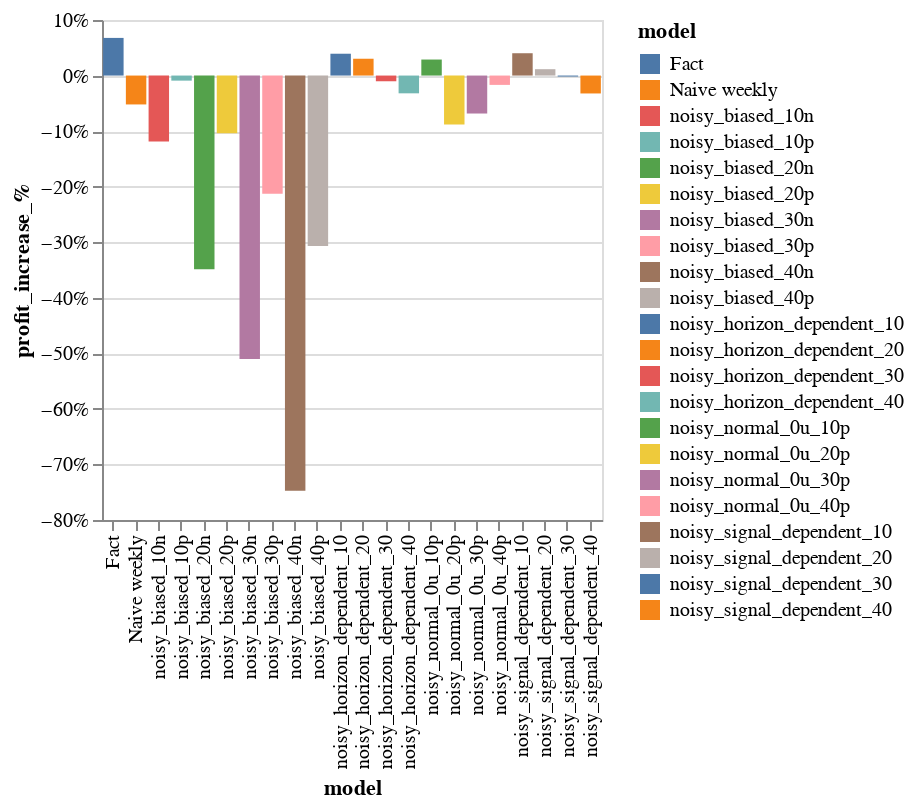

The notebook cell saved with this chart:
### Code cell
alt.Chart(all_items_eval.reset_index()).mark_bar().encode(
    x=alt.X('model:N',scale=alt.Scale(zero=False)),
    y=alt.Y('profit_increase_%:Q',scale=alt.Scale(zero=True),axis=alt.Axis(format='%')),
    color=alt.Color('model:N')
).properties(width=250, height=250)#.interactive()

### Figure 1 — Vega-Lite specification as saved in the notebook (floating-point values rounded to 4 significant figures)
{"config": {"view": {"continuousWidth": 400, "continuousHeight": 300}}, "data": {"name": "data-2d0afa6ea97ae5755e412497eac4114e"}, "mark": "bar", "encoding": {"color": {"type": "nominal", "field": "model"}, "x": {"type": "nominal", "field": "model", "scale": {"zero": false}}, "y": {"type": "quantitative", "axis": {"format": "%"}, "field": "profit_increase_%", "scale": {"zero": true}}}, "height": 250, "width": 250, "$schema": "https://vega.github.io/schema/vega-lite/v4.8.1.json", "datasets": {"data-2d0afa6ea97ae5755e412497eac4114e": [{"model": "Fact", "value": 456100.0, "time_since_prediction": 0.0, "sell_price": 186.0, "daily_revenue": 661500.0, "disount": 0.1222, "sell_price_w_disount": 163.3, "value_increase": 46.2, "value_w_disount": 625300.0, "daily_revenue_w_disount": 786200.0, "daily_profit": 396900.0, "daily_profit_w_disount": 423800.0, "value_fact": 456100.0, "daily_profit_fact": 396900.0, "value_w_disount_fact": 625300.0, "daily_profit_w_disount_fact": 423800.0, "inventory_left": 0.0, "final_profit_w_discount": 423800.0, "final_profit_base_price": 396900.0, "profit_increase_%": 0.06776}, {"model": "Naive weekly", "value": 459100.0, "time_since_prediction": 0.0, "sell_price": 186.0, "daily_revenue": 665700.0, "disount": 0.1198, "sell_price_w_disount": 163.7, "value_increase": 45.3, "value_w_disount": 624300.0, "daily_revenue_w_disount": 789800.0, "daily_profit": 399400.0, "daily_profit_w_disount": 427800.0, "value_fact": 456100.0, "daily_profit_fact": 396900.0, "value_w_disount_fact": 621200.0, "daily_profit_w_disount_fact": 424700.0, "inventory_left": 3101.0, "final_profit_w_discount": 376200.0, "final_profit_base_price": 343200.0, "profit_increase_%": -0.052}, {"model": "noisy_biased_10n", "value": 410500.0, "time_since_prediction": 0.0, "sell_price": 186.0, "daily_revenue": 595300.0, "disount": 0.1103, "sell_price_w_disount": 165.4, "value_increase": 41.7, "value_w_disount": 544400.0, "daily_revenue_w_disount": 700800.0, "daily_profit": 357200.0, "daily_profit_w_disount": 384900.0, "value_fact": 456100.0, "daily_profit_fact": 396900.0, "value_w_disount_fact": 604800.0, "daily_profit_w_disount_fact": 427700.0, "inventory_left": -60480.0, "final_profit_w_discount": 349800.0, "final_profit_base_price": 309100.0, "profit_increase_%": -0.1186}, {"model": "noisy_biased_10p", "value": 501700.0, "time_since_prediction": 0.0, "sell_price": 186.0, "daily_revenue": 727600.0, "disount": 0.1095, "sell_price_w_disount": 165.6, "value_increase": 41.4, "value_w_disount": 667300.0, "daily_revenue_w_disount": 858200.0, "daily_profit": 436600.0, "daily_profit_w_disount": 471300.0, "value_fact": 456100.0, "daily_profit_fact": 396900.0, "value_w_disount_fact": 606600.0, "daily_profit_w_disount_fact": 428400.0, "inventory_left": 60660.0, "final_profit_w_discount": 393200.0, "final_profit_base_price": 361700.0, "profit_increase_%": -0.00915}, {"model": "noisy_biased_20n", "value": 364900.0, "time_since_prediction": 0.0, "sell_price": 186.0, "daily_revenue": 529200.0, "disount": 0.1357, "sell_price_w_disount": 160.7, "value_increase": 51.3, "value_w_disount": 507000.0, "daily_revenue_w_disount": 626400.0, "daily_profit": 317500.0, "daily_profit_w_disount": 332100.0, "value_fact": 456100.0, "daily_profit_fact": 396900.0, "value_w_disount_fact": 633800.0, "daily_profit_w_disount_fact": 415100.0, "inventory_left": -126800.0, "final_profit_w_discount": 258500.0, "final_profit_base_price": 212900.0, "profit_increase_%": -0.3487}, {"model": "noisy_biased_20p", "value": 547300.0, "time_since_prediction": 0.0, "sell_price": 186.0, "daily_revenue": 793800.0, "disount": 0.1119, "sell_price_w_disount": 165.2, "value_increase": 42.3, "value_w_disount": 729100.0, "daily_revenue_w_disount": 934300.0, "daily_profit": 476300.0, "daily_profit_w_disount": 511300.0, "value_fact": 456100.0, "daily_profit_fact": 396900.0, "value_w_disount_fact": 607600.0, "daily_profit_w_disount_fact": 426100.0, "inventory_left": 121500.0, "final_profit_w_discount": 355600.0, "final_profit_base_price": 326400.0, "profit_increase_%": -0.104}, {"model": "noisy_biased_30n", "value": 319300.0, "time_since_prediction": 0.0, "sell_price": 186.0, "daily_revenue": 463000.0, "disount": 0.1103, "sell_price_w_disount": 165.5, "value_increase": 41.7, "value_w_disount": 426600.0, "daily_revenue_w_disount": 547800.0, "daily_profit": 277800.0, "daily_profit_w_disount": 300400.0, "value_fact": 456100.0, "daily_profit_fact": 396900.0, "value_w_disount_fact": 609500.0, "daily_profit_w_disount_fact": 429200.0, "inventory_left": -182800.0, "final_profit_w_discount": 194400.0, "final_profit_base_price": 131800.0, "profit_increase_%": -0.5102}, {"model": "noisy_biased_30p", "value": 592900.0, "time_since_prediction": 0.0, "sell_price": 186.0, "daily_revenue": 859900.0, "disount": 0.1127, "sell_price_w_disount": 165.1, "value_increase": 42.6, "value_w_disount": 795400.0, "daily_revenue_w_disount": 1006000.0, "daily_profit": 515900.0, "daily_profit_w_disount": 544500.0, "value_fact": 456100.0, "daily_profit_fact": 396900.0, "value_w_disount_fact": 611800.0, "daily_profit_w_disount_fact": 418900.0, "inventory_left": 183500.0, "final_profit_w_discount": 312400.0, "final_profit_base_price": 290400.0, "profit_increase_%": -0.2128}, {"model": "noisy_biased_40n", "value": 273700.0, "time_since_prediction": 0.0, "sell_price": 186.0, "daily_revenue": 396900.0, "disount": 0.1325, "sell_price_w_disount": 161.3, "value_increase": 50.1, "value_w_disount": 382700.0, "daily_revenue_w_disount": 470200.0, "daily_profit": 238100.0, "daily_profit_w_disount": 248200.0, "value_fact": 456100.0, "daily_profit_fact": 396900.0, "value_w_disount_fact": 637900.0, "daily_profit_w_disount_fact": 413700.0, "inventory_left": -255200.0, "final_profit_w_discount": 100200.0, "final_profit_base_price": 26930.0, "profit_increase_%": -0.7475}, {"model": "noisy_biased_40p", "value": 638500.0, "time_since_prediction": 0.0, "sell_price": 186.0, "daily_revenue": 926100.0, "disount": 0.1111, "sell_price_w_disount": 165.4, "value_increase": 42.0, "value_w_disount": 861000.0, "daily_revenue_w_disount": 1084000.0, "daily_profit": 555600.0, "daily_profit_w_disount": 584700.0, "value_fact": 456100.0, "daily_profit_fact": 396900.0, "value_w_disount_fact": 615000.0, "daily_profit_w_disount_fact": 417600.0, "inventory_left": 246000.0, "final_profit_w_discount": 275100.0, "final_profit_base_price": 254300.0, "profit_increase_%": -0.3069}, {"model": "noisy_horizon_dependent_10", "value": 455500.0, "time_since_prediction": 63500.0, "sell_price": 186.0, "daily_revenue": 660700.0, "disount": 0.1198, "sell_price_w_disount": 163.8, "value_increase": 45.3, "value_w_disount": 622400.0, "daily_revenue_w_disount": 784000.0, "daily_profit": 396400.0, "daily_profit_w_disount": 423100.0, "value_fact": 456100.0, "daily_profit_fact": 396900.0, "value_w_disount_fact": 623400.0, "daily_profit_w_disount_fact": 423500.0, "inventory_left": -995.5, "final_profit_w_discount": 412500.0, "final_profit_base_price": 384500.0, "profit_increase_%": 0.03929}, {"model": "noisy_horizon_dependent_20", "value": 454400.0, "time_since_prediction": 63500.0, "sell_price": 186.0, "daily_revenue": 658700.0, "disount": 0.1127, "sell_price_w_disount": 165.0, "value_increase": 42.6, "value_w_disount": 608100.0, "daily_revenue_w_disount": 779100.0, "daily_profit": 395200.0, "daily_profit_w_disount": 426500.0, "value_fact": 456100.0, "daily_profit_fact": 396900.0, "value_w_disount_fact": 610200.0, "daily_profit_w_disount_fact": 428300.0, "inventory_left": -2088.0, "final_profit_w_discount": 408900.0, "final_profit_base_price": 375700.0, "profit_increase_%": 0.03028}, {"model": "noisy_horizon_dependent_30", "value": 461700.0, "time_since_prediction": 63500.0, "sell_price": 186.0, "daily_revenue": 669500.0, "disount": 0.1143, "sell_price_w_disount": 164.8, "value_increase": 43.2, "value_w_disount": 622500.0, "daily_revenue_w_disount": 789300.0, "daily_profit": 401700.0, "daily_profit_w_disount": 428600.0, "value_fact": 456100.0, "daily_profit_fact": 396900.0, "value_w_disount_fact": 614300.0, "daily_profit_w_disount_fact": 423900.0, "inventory_left": 8290.0, "final_profit_w_discount": 392800.0, "final_profit_base_price": 363600.0, "profit_increase_%": -0.01027}, {"model": "noisy_horizon_dependent_40", "value": 458700.0, "time_since_prediction": 63500.0, "sell_price": 186.0, "daily_revenue": 665500.0, "disount": 0.1167, "sell_price_w_disount": 164.3, "value_increase": 44.1, "value_w_disount": 616900.0, "daily_revenue_w_disount": 787900.0, "daily_profit": 399300.0, "daily_profit_w_disount": 429900.0, "value_fact": 456100.0, "daily_profit_fact": 396900.0, "value_w_disount_fact": 613600.0, "daily_profit_w_disount_fact": 427300.0, "inventory_left": 3359.0, "final_profit_w_discount": 384200.0, "final_profit_base_price": 349900.0, "profit_increase_%": -0.03199}, {"model": "noisy_normal_0u_10p", "value": 444700.0, "time_since_prediction": 0.0, "sell_price": 186.0, "daily_revenue": 644900.0, "disount": 0.1127, "sell_price_w_disount": 165.0, "value_increase": 42.6, "value_w_disount": 594600.0, "daily_revenue_w_disount": 762200.0, "daily_profit": 386900.0, "daily_profit_w_disount": 417200.0, "value_fact": 456100.0, "daily_profit_fact": 396900.0, "value_w_disount_fact": 609900.0, "daily_profit_w_disount_fact": 427900.0, "inventory_left": -15300.0, "final_profit_w_discount": 408300.0, "final_profit_base_price": 374700.0, "profit_increase_%": 0.02884}, {"model": "noisy_normal_0u_20p", "value": 538300.0, "time_since_prediction": 0.0, "sell_price": 186.0, "daily_revenue": 780700.0, "disount": 0.1159, "sell_price_w_disount": 164.4, "value_increase": 43.8, "value_w_disount": 722400.0, "daily_revenue_w_disount": 921700.0, "daily_profit": 468400.0, "daily_profit_w_disount": 502600.0, "value_fact": 456100.0, "daily_profit_fact": 396900.0, "value_w_disount_fact": 612100.0, "daily_profit_w_disount_fact": 425900.0, "inventory_left": 110400.0, "final_profit_w_discount": 361800.0, "final_profit_base_price": 332900.0, "profit_increase_%": -0.08827}, {"model": "noisy_normal_0u_30p", "value": 519600.0, "time_since_prediction": 0.0, "sell_price": 186.0, "daily_revenue": 753500.0, "disount": 0.1254, "sell_price_w_disount": 162.6, "value_increase": 47.4, "value_w_disount": 707900.0, "daily_revenue_w_disount": 889200.0, "daily_profit": 452100.0, "daily_profit_w_disount": 478400.0, "value_fact": 456100.0, "daily_profit_fact": 396900.0, "value_w_disount_fact": 621400.0, "daily_profit_w_disount_fact": 419900.0, "inventory_left": 86500.0, "final_profit_w_discount": 369800.0, "final_profit_base_price": 346700.0, "profit_increase_%": -0.06834}, {"model": "noisy_normal_0u_40p", "value": 492100.0, "time_since_prediction": 0.0, "sell_price": 186.0, "daily_revenue": 713700.0, "disount": 0.1294, "sell_price_w_disount": 161.9, "value_increase": 48.9, "value_w_disount": 680600.0, "daily_revenue_w_disount": 847500.0, "daily_profit": 428200.0, "daily_profit_w_disount": 452200.0, "value_fact": 456100.0, "daily_profit_fact": 396900.0, "value_w_disount_fact": 630800.0, "daily_profit_w_disount_fact": 419100.0, "inventory_left": 49790.0, "final_profit_w_discount": 390200.0, "final_profit_base_price": 368000.0, "profit_increase_%": -0.01681}, {"model": "noisy_signal_dependent_10", "value": 455500.0, "time_since_prediction": 0.0, "sell_price": 186.0, "daily_revenue": 660700.0, "disount": 0.1214, "sell_price_w_disount": 163.4, "value_increase": 45.9, "value_w_disount": 622600.0, "daily_revenue_w_disount": 784600.0, "daily_profit": 396400.0, "daily_profit_w_disount": 423500.0, "value_fact": 456100.0, "daily_profit_fact": 396900.0, "value_w_disount_fact": 623600.0, "daily_profit_w_disount_fact": 423900.0, "inventory_left": -1003.0, "final_profit_w_discount": 412800.0, "final_profit_base_price": 384400.0, "profit_increase_%": 0.04018}, {"model": "noisy_signal_dependent_20", "value": 454400.0, "time_since_prediction": 0.0, "sell_price": 186.0, "daily_revenue": 658700.0, "disount": 0.1206, "sell_price_w_disount": 163.7, "value_increase": 45.6, "value_w_disount": 622100.0, "daily_revenue_w_disount": 779500.0, "daily_profit": 395200.0, "daily_profit_w_disount": 419200.0, "value_fact": 456100.0, "daily_profit_fact": 396900.0, "value_w_disount_fact": 624800.0, "daily_profit_w_disount_fact": 420800.0, "inventory_left": -2664.0, "final_profit_w_discount": 401400.0, "final_profit_base_price": 375100.0, "profit_increase_%": 0.01145}, {"model": "noisy_signal_dependent_30", "value": 461700.0, "time_since_prediction": 0.0, "sell_price": 186.0, "daily_revenue": 669500.0, "disount": 0.1135, "sell_price_w_disount": 164.9, "value_increase": 42.9, "value_w_disount": 616100.0, "daily_revenue_w_disount": 789800.0, "daily_profit": 401700.0, "daily_profit_w_disount": 432200.0, "value_fact": 456100.0, "daily_profit_fact": 396900.0, "value_w_disount_fact": 608600.0, "daily_profit_w_disount_fact": 427100.0, "inventory_left": 7530.0, "final_profit_w_discount": 396200.0, "final_profit_base_price": 363600.0, "profit_increase_%": -0.001803}, {"model": "noisy_signal_dependent_40", "value": 458700.0, "time_since_prediction": 0.0, "sell_price": 186.0, "daily_revenue": 665500.0, "disount": 0.1127, "sell_price_w_disount": 165.0, "value_increase": 42.6, "value_w_disount": 612300.0, "daily_revenue_w_disount": 784900.0, "daily_profit": 399300.0, "daily_profit_w_disount": 429500.0, "value_fact": 456100.0, "daily_profit_fact": 396900.0, "value_w_disount_fact": 609700.0, "daily_profit_w_disount_fact": 426900.0, "inventory_left": 2647.0, "final_profit_w_discount": 384100.0, "final_profit_base_price": 350000.0, "profit_increase_%": -0.03222}]}}
